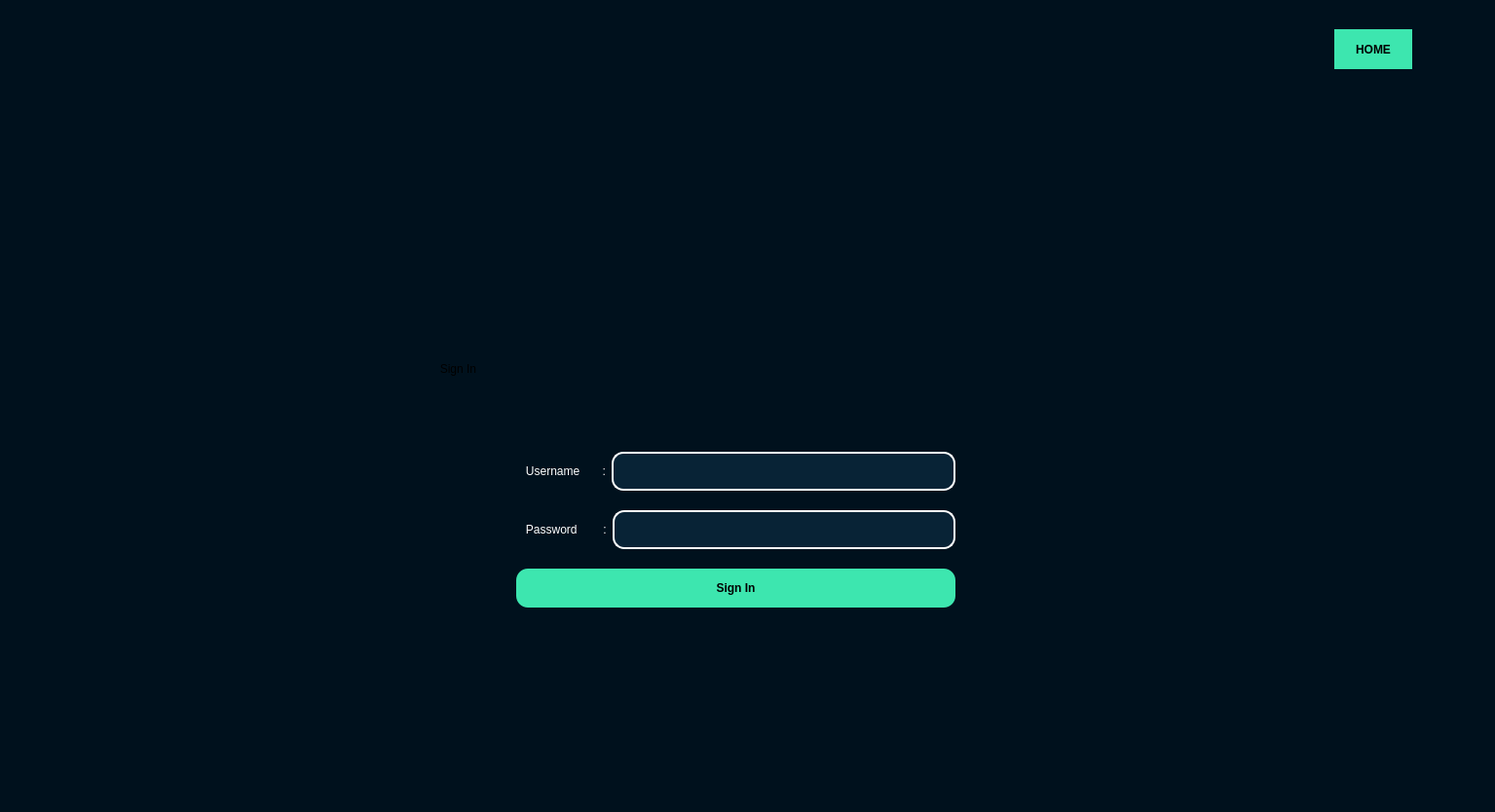
<?xml version="1.0" encoding="UTF-8"?>
<ui version="4.0">
 <class>Login_UI</class>
 <widget class="QDialog" name="Login_UI">
  <property name="geometry">
   <rect>
    <x>0</x>
    <y>0</y>
    <width>1535</width>
    <height>834</height>
   </rect>
  </property>
  <property name="windowTitle">
   <string>Dialog</string>
  </property>
  <property name="styleSheet">
   <string notr="true">QWidget
{
	background-color: #00111d;
	color: #000000;
	border-color: #000000;

}


/*-----QLabel-----*/
QLabel
{
	background-color: #00111d;
	color: #717e87;
	border-color: #000000;

}


/*-----QPushButton-----*/
QPushButton
{
	background-color: #3de6af;
	color: #000000;
	border-style: solid;
	border-color: #000000;
	font-weight : bold;
	padding: 13px;

}


QPushButton::hover
{
	background-color: #3dffaf;
	color: #000000;
	border-style: solid;
	border-color: #000000;
	font-weight : bold;
	padding: 13px;

}


QPushButton::pressed
{
	background-color: #3dc8af;
	color: #000000;
	border-style: solid;
	border-color: #000000;
	font-weight : bold;
	padding: 13px;

}


/*-----QToolButton-----*/
QToolButton
{
	background-color: #00111d;
	color: #000000;
	border-style: solid;
	border-color: #000000;
	padding: 5px;

}


QToolButton::hover
{
	background-color: #00111d;
	color: #000000;
	border-style: solid;
	border-width: 1px;
	border-color: #01dcff;

}


QToolButton::pressed
{
	background-color: #01dcff;
	color: #000000;
	border-style: solid;
	border-width: 1px;
	border-color: #01dcff;

}


/*-----QLineEdit-----*/
QLineEdit
{
	background-color: #082336;
	color: #3e93ff;
	border-style: solid;
	border-width: 2px;
	border-color: white;
	padding: 10px;

}


QLineEdit::hover
{
	background-color: #082336;
	color: #3e93ca;
	border-style: solid;
	border-width: 2px;
	border-color: #01dcff;
	padding: 10px;

}


QLineEdit::focus
{
	
	color: #3e93ca;
	border-style: solid;
	border-width: 2px;
	border-color: #01dcff;
	padding: 10px;

}


/*-----QCheckBox-----*/
QCheckBox
{
	background-color: transparent;
	color: #717e87;
	border-color: #000000;

}


QCheckBox::indicator
{
    color: #b1b1b1;
    background-color: #00111d;
    border: 1px solid #2aaaa8;
    width: 12px;
    height: 12px;

}</string>
  </property>
  <widget class="QGroupBox" name="groupBox">
   <property name="geometry">
    <rect>
     <x>450</x>
     <y>370</y>
     <width>591</width>
     <height>321</height>
    </rect>
   </property>
   <property name="styleSheet">
    <string notr="true">border-radius: 12px;</string>
   </property>
   <property name="title">
    <string>Sign In</string>
   </property>
   <widget class="QWidget" name="layoutWidget">
    <property name="geometry">
     <rect>
      <x>80</x>
      <y>80</y>
      <width>451</width>
      <height>191</height>
     </rect>
    </property>
    <layout class="QVBoxLayout" name="verticalLayout">
     <item>
      <layout class="QHBoxLayout" name="horizontalLayout">
       <item>
        <widget class="QLabel" name="label">
         <property name="styleSheet">
          <string notr="true">color:white;
font: 75 14pt &quot;Cambria&quot;;</string>
         </property>
         <property name="text">
          <string>   Username       :</string>
         </property>
        </widget>
       </item>
       <item>
        <widget class="QLineEdit" name="lineEdit_username">
         <property name="styleSheet">
          <string notr="true">font: 12pt &quot;Calibri&quot;;
color:white;</string>
         </property>
        </widget>
       </item>
      </layout>
     </item>
     <item>
      <layout class="QHBoxLayout" name="horizontalLayout_2">
       <item>
        <widget class="QLabel" name="label_2">
         <property name="styleSheet">
          <string notr="true">color:white;
font: 75 14pt &quot;Cambria&quot;;</string>
         </property>
         <property name="text">
          <string>   Password        :</string>
         </property>
        </widget>
       </item>
       <item>
        <widget class="QLineEdit" name="lineEdit_password">
         <property name="styleSheet">
          <string notr="true">font: 12pt &quot;Calibri&quot;;
color:white;</string>
         </property>
         <property name="echoMode">
          <enum>QLineEdit::Password</enum>
         </property>
        </widget>
       </item>
      </layout>
     </item>
     <item>
      <widget class="QPushButton" name="pushButton">
       <property name="styleSheet">
        <string notr="true">QPushButton{
	font: 75 14pt &quot;Cambria&quot;;
}</string>
       </property>
       <property name="text">
        <string>Sign In</string>
       </property>
      </widget>
     </item>
    </layout>
   </widget>
  </widget>
  <widget class="QPushButton" name="pushButton_2">
   <property name="geometry">
    <rect>
     <x>1370</x>
     <y>30</y>
     <width>80</width>
     <height>41</height>
    </rect>
   </property>
   <property name="text">
    <string>HOME</string>
   </property>
  </widget>
  <widget class="QLabel" name="label_6">
   <property name="geometry">
    <rect>
     <x>630</x>
     <y>110</y>
     <width>241</width>
     <height>231</height>
    </rect>
   </property>
   <property name="text">
    <string/>
   </property>
   <property name="pixmap">
    <pixmap>../Images/kisspng-human-resources-login-management-information-payro-track-5ad7cda388e6a5.9816152015240923235608.png</pixmap>
   </property>
   <property name="scaledContents">
    <bool>true</bool>
   </property>
  </widget>
 </widget>
 <resources/>
 <connections/>
</ui>
